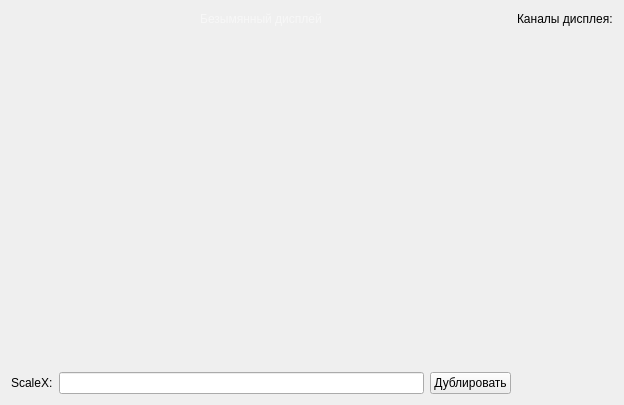
<?xml version="1.0" encoding="UTF-8"?>
<ui version="4.0">
 <class>simplescope</class>
 <widget class="QWidget" name="simplescope">
  <property name="geometry">
   <rect>
    <x>0</x>
    <y>0</y>
    <width>624</width>
    <height>405</height>
   </rect>
  </property>
  <property name="windowTitle">
   <string>Дисплей</string>
  </property>
  <property name="autoFillBackground">
   <bool>false</bool>
  </property>
  <layout class="QGridLayout" name="gridLayout" rowstretch="0,0" columnstretch="0,0">
   <item row="1" column="1">
    <layout class="QVBoxLayout" name="channelsLayout">
     <property name="spacing">
      <number>-1</number>
     </property>
     <property name="sizeConstraint">
      <enum>QLayout::SetMinimumSize</enum>
     </property>
     <property name="leftMargin">
      <number>0</number>
     </property>
    </layout>
   </item>
   <item row="0" column="0">
    <widget class="QLineEdit" name="DisplayName">
     <property name="mouseTracking">
      <bool>true</bool>
     </property>
     <property name="tabletTracking">
      <bool>false</bool>
     </property>
     <property name="autoFillBackground">
      <bool>false</bool>
     </property>
     <property name="styleSheet">
      <string notr="true">QLineEdit {
    border: 0px;
    background:  transparent;
	color: White;
    selection-background-color: Gray;
}</string>
     </property>
     <property name="frame">
      <bool>false</bool>
     </property>
     <property name="alignment">
      <set>Qt::AlignCenter</set>
     </property>
     <property name="dragEnabled">
      <bool>false</bool>
     </property>
     <property name="placeholderText">
      <string>Безымянный дисплей</string>
     </property>
     <property name="cursorMoveStyle">
      <enum>Qt::LogicalMoveStyle</enum>
     </property>
    </widget>
   </item>
   <item row="0" column="1">
    <widget class="QLabel" name="label">
     <property name="sizePolicy">
      <sizepolicy hsizetype="Minimum" vsizetype="Preferred">
       <horstretch>0</horstretch>
       <verstretch>0</verstretch>
      </sizepolicy>
     </property>
     <property name="text">
      <string>Каналы дисплея:</string>
     </property>
    </widget>
   </item>
   <item row="1" column="0">
    <layout class="QVBoxLayout" name="verticalLayout_3">
     <item>
      <widget class="QCustomPlot" name="Display" native="true">
       <property name="minimumSize">
        <size>
         <width>0</width>
         <height>0</height>
        </size>
       </property>
       <property name="maximumSize">
        <size>
         <width>16777215</width>
         <height>16777215</height>
        </size>
       </property>
      </widget>
     </item>
     <item>
      <layout class="QGridLayout" name="gridLayout_3">
       <item row="0" column="0">
        <layout class="QHBoxLayout" name="horizontalLayout_3">
         <item>
          <widget class="QLabel" name="label_5">
           <property name="text">
            <string>ScaleX:</string>
           </property>
          </widget>
         </item>
         <item>
          <widget class="QLineEdit" name="lineEdit_3"/>
         </item>
        </layout>
       </item>
       <item row="0" column="2">
        <widget class="QPushButton" name="DublicateChannel">
         <property name="text">
          <string>Дублировать</string>
         </property>
        </widget>
       </item>
      </layout>
     </item>
    </layout>
   </item>
  </layout>
 </widget>
 <customwidgets>
  <customwidget>
   <class>QCustomPlot</class>
   <extends>QWidget</extends>
   <header>qcustomplot.h</header>
   <container>1</container>
  </customwidget>
 </customwidgets>
 <resources/>
 <connections/>
</ui>
